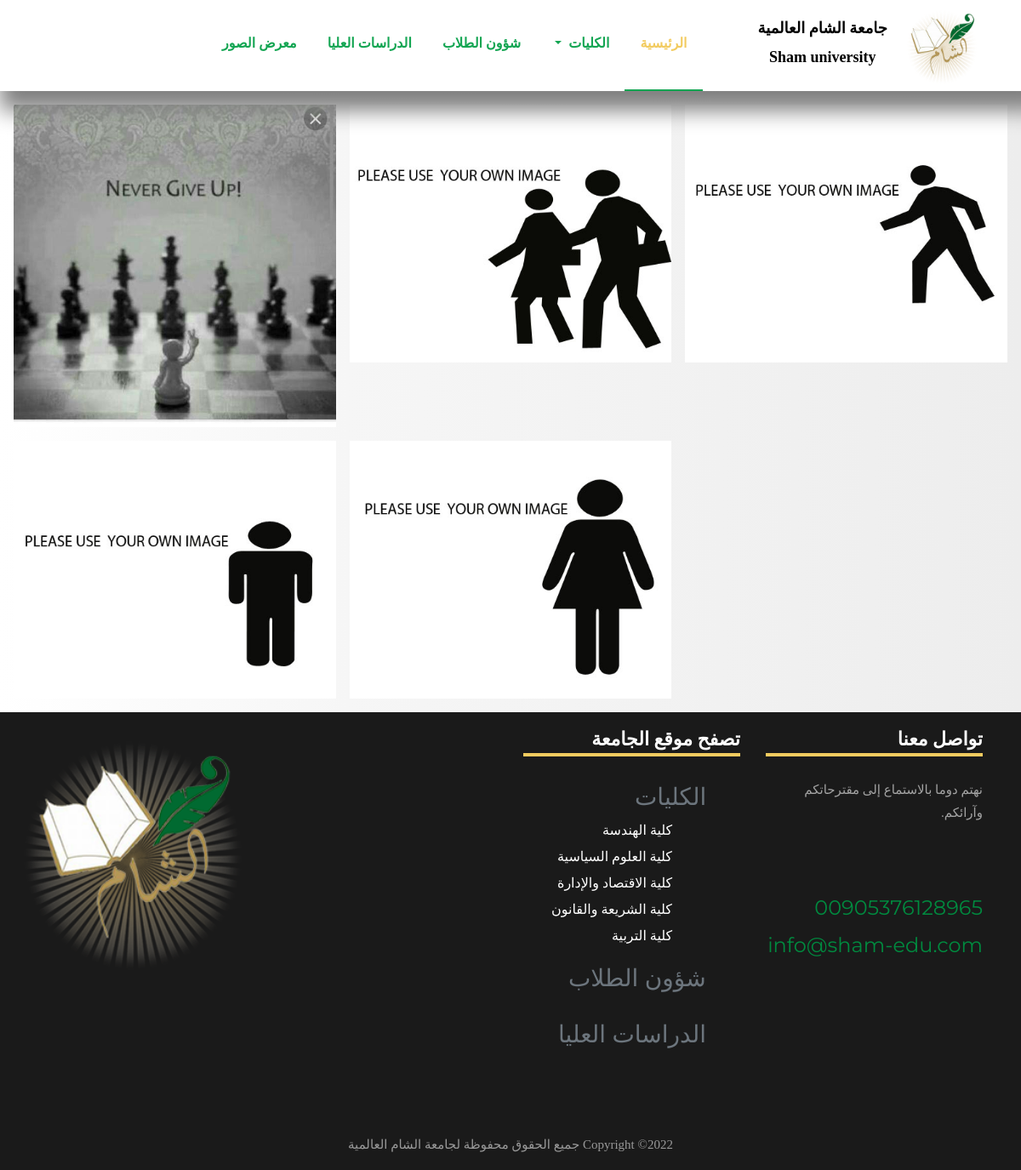
Page /gallery/ on the committed database.
### structure/models.py (models this page shows, shortened)
class NavBar(models.Model):
    NAVName = models.CharField(max_length=50, verbose_name="Navbar Title")
    NAVHasFather = models.ForeignKey('self', on_delete=models.CASCADE, blank=True, null=True, verbose_name="Has Father?")
    NAVHtml = RichTextUploadingField( blank=True, null=True, verbose_name="Content HTML")
    NAVSlug = models.SlugField(blank=True, null=True, verbose_name="slug")
    def __str__(self):
        return self.NAVName

class Photo(models.Model):
    PName = models.CharField(max_length=100, verbose_name="Image Name")
    PImage = models.ImageField(upload_to='gallery/', verbose_name="Upload Image")

class Contact(models.Model):
    CFacebook = models.CharField(max_length=150, blank=True, null=True, verbose_name="Facebook")
    CYoutube = models.CharField(max_length=150, blank=True, null=True, verbose_name="YouTube")
    CTelegram = models.CharField(max_length=150, blank=True, null=True, verbose_name="Telegram")
    CEmail = models.CharField(max_length=150, blank=True, null=True, verbose_name="Email")
    CAddress = models.CharField(max_length=150, blank=True, null=True, verbose_name="Address")
    CPhone = models.CharField(max_length=150, blank=True, null=True, verbose_name="Phone")

### structure/views.py (the view)
# urls.py: path('gallery/', views.show_gallery, name="gallery_page"),
def show_gallery(request):
    nav = NavBar.objects.all()
    nav_new = check_nav_has_son(nav)
    images = Photo.objects.all()
    contact = Contact.objects.all().first()
    context = {'nav': nav, 'nav_new': nav_new, 'images': images, 'contact': contact}
    return render(request, 'structure/Photo_Gallary.html', context)

### structure/views.py (called while the page is built)
def check_nav_has_son(nav):
    check_son = []
    for idx in range(nav.count()):
        check_son.append(False)
    for idx in range(nav.count()):
        for n1 in nav:
            if str(n1.NAVHasFather) == str(nav[idx].NAVName):
                check_son[idx] = True
    new_nav = []
    for idx in range(nav.count()):
        n = {'NAVName': nav[idx].NAVName, 'NAVHasFather': nav[idx].NAVHasFather, 'NAVHtml': nav[idx].NAVHtml,
             'NAVSlug': nav[idx].NAVSlug, 'son': check_son[idx]}
        new_nav.append(n)
    return new_nav

### structure/templates/structure/Photo_Gallary.html (shortened to what this page needs)
{% load static %}
<!DOCTYPE html>
<html lang="en">
    <head>
        <link rel="stylesheet" href="https://stackpath.bootstrapcdn.com/font-awesome/4.7.0/css/font-awesome.min.css">
        <link rel="stylesheet" href="{% static 'css/animate.css' %}">
        <link rel="stylesheet" href="{% static 'css/owl.carousel.min.css' %}">
        <link rel="stylesheet" href="{% static 'css/owl.theme.default.min.css' %}">
        <link rel="stylesheet" href="{% static 'css/magnific-popup.css' %}">
        <link rel="stylesheet" type="text/css" href="https://www.fontstatic.com/f=alhurra" />
        <link rel="stylesheet" type="text/css" href="https://www.fontstatic.com/f=hanimation" />
        <link rel="stylesheet" href="{% static 'css/bootstrap-datepicker.css' %}">
        <link rel="stylesheet" href="{% static 'css/jquery.timepicker.css' %}">
        <link rel="stylesheet" href="{% static 'css/flaticon.css' %}">
        <link rel="stylesheet" href="{% static 'css/style.css' %}">
        <link rel="stylesheet" href="{% static 'css/hover.css' %}" media="all">
        <link rel="stylesheet" href="{% static 'gallery/magnific-popup.css' %}">
    </head>
    <body onload="NotActive()" style="background: linear-gradient(to right, rgba(255,255,255,1) 0%, rgba(246,246,246,1) 34%, rgba(237,237,237,1) 100%);">
        <nav class="navbar navbar-expand-lg navbar-dark ftco_navbar bg-dark ftco-navbar-light nav_myedit" style="box-shadow: 15px 8px 24px 15px grey;"id="ftco-navbar" dir="rtl">
            <div class="container">
                <img src="{% static 'logo.png' %}" height="100px">
                <a class="navbar-brand text-center " href="{% url 'structures:struct' %}"><p class="mt-2" style="font-family: 'hanimation'; font-size: large;">جامعة الشام العالمية</p><p style="font-family: 'hanimation';font-size: large;">Sham university</p></a>
                <div class="collapse navbar-collapse" id="main_nav">
				    <ul class="navbar-nav">
					    <li class="nav-item active " ><a style="font-size: medium; font-family: 'alhurra';" class="nav-link " href="{% url 'structures:struct' %}">الرئيسية</a></li>
                        {% for n in nav_new %}
                            {% if not n.NAVHasFather %}
                                {% if n.son %}
                                <li class="nav-item dropdown" id="1">
                                    <a class="nav-link dropdown-toggle" style="cursor: pointer;font-size: medium; font-family: 'alhurra' ; text-align: right;" data-toggle="dropdown">{{n.NAVName}}&nbsp;&nbsp;</a>
                                </li>
                                {% else %}
                                        <li class="nav-item " ><a style="font-size: medium; font-family: 'alhurra';" class="nav-link " href="{% url 'structures:nav_detail' n.NAVSlug %}">{{ n.NAVName }}</a></li>
                                {% endif %}
                            {% endif %}
                        {% endfor %}
                        <li class="nav-item " ><a style="font-size: medium; font-family: 'alhurra';" class="nav-link " href="{% url 'structure:gallery_page' %}">معرض الصور</a></li>
                    </ul>
			    </div>
            </div>
        </nav>
        <div class="gallery">
           {% for n in images%}
			<a class="galleryItem " href="{{ n.PImage.url }}"> <img class="box" src="{{ n.PImage.url }}"> </a>
            {% endfor %}
		</div>
        <footer class="footer" dir="rtl">
            <div class="container" dir="rtl">
                <div class="row">
                    <div class="col-md-6 col-lg-3 mb-4 mb-md-0" dir="rtl">
                        <h2 class="footer-heading" style="font-family: 'alhurra';">تواصل معنا</h2>
                        <p style="text-align: right;">نهتم دوما بالاستماع إلى مقترحاتكم وآرائكم.</p>
                        <ul class="ftco-footer-social p-0">
                        </ul>
                        <h4 class="heading" style="text-align: right; color: #008a3f; ">{{ contact.CPhone }}</h4>
                        <h4 class="heading" style="text-align: right; color: #008a3f; ">{{ contact.CAddress }}</h4>
                    </div>
                    <div class="col-md-6 col-lg-3 mb-4 mb-md-0" dir="rtl">
                        <h2 class="footer-heading" style="font-family: 'alhurra';">تصفح موقع الجامعة</h2>
                        <div class="block-21 mb-4 d-flex" >
                            <div class="text" >
                                {% for n in nav %}
                                    {% if not n.NAVHasFather %}
                                        <ul style="width: 200%;"><h3 class="hvr-backward text-secondary" style=" text-align: right; ">{{n.NAVName}}</h3>
                                            <ul>
                                                {% for n1 in nav %}
                                                    {% if n1.NAVHasFather == n %}
                                                        <h3 class="heading" style="text-align: right; "><a class="hvr-backward" href="{% url 'structures:nav_detail' n1.NAVSlug %}" style="cursor: pointer;  color:white;">{{n1}}</a></h3>
                                                    {% endif %}
                                                {% endfor %}
                                            </ul>
                                        </ul>
                                    {% endif %}
                                {% endfor %}
                            </div>
                        </div>
                    </div>
                    <div class="col-md-6 col-lg-3 pl-lg-5 mb-4 mb-md-0">
                    </div>
                    <div class="col-md-6 col-lg-3 mb-4 mb-md-0 text-center">
                        <img src="{% static 'logo.png' %}" height="300px">
                    </div>
                </div>
            </div>
            <div class="row mt-5">
                <div class="col-md-12 text-center">
                    <p class="copyright">
                        Copyright &copy;<script>document.write(new Date().getFullYear());</script> جميع الحقوق محفوظة لجامعة الشام العالمية</p>
                </div>
            </div>
        </footer>
    </body>
</html>

### structure/templates/structure/Photo_Gallary.html (style rules this page uses)
.gallery { display: grid; grid-template-columns: repeat(auto-fit, minmax(333px, 1fr)); grid-gap: 1rem; grid-auto-flow: dense; padding: 1rem; }
.gallery .box { background-color: #ccc; background-size: cover; width: 100%; }
.gallery .box:after { content: ''; display: block; padding-top: calc(100% / (16/10)); }

### rows in the picture
NavBar: NAVName "الكليات", NAVName "الكليات"
NavBar: NAVName "شؤون الطلاب", NAVName "شؤون الطلاب"
NavBar: NAVName "الدراسات العليا", NAVName "الدراسات العليا"
Photo: PImage (picture)
Photo: PImage (picture)
Photo: PImage (picture)
Photo: PImage (picture)
Photo: PImage (picture)
Contact: CPhone "00905376128965", CAddress "info@sham-edu.com"
NavBar: NAVName "كلية الهندسة"
NavBar: NAVName "كلية العلوم السياسية"
NavBar: NAVName "كلية الاقتصاد والإدارة"
NavBar: NAVName "كلية الشريعة والقانون"
NavBar: NAVName "كلية التربية"
